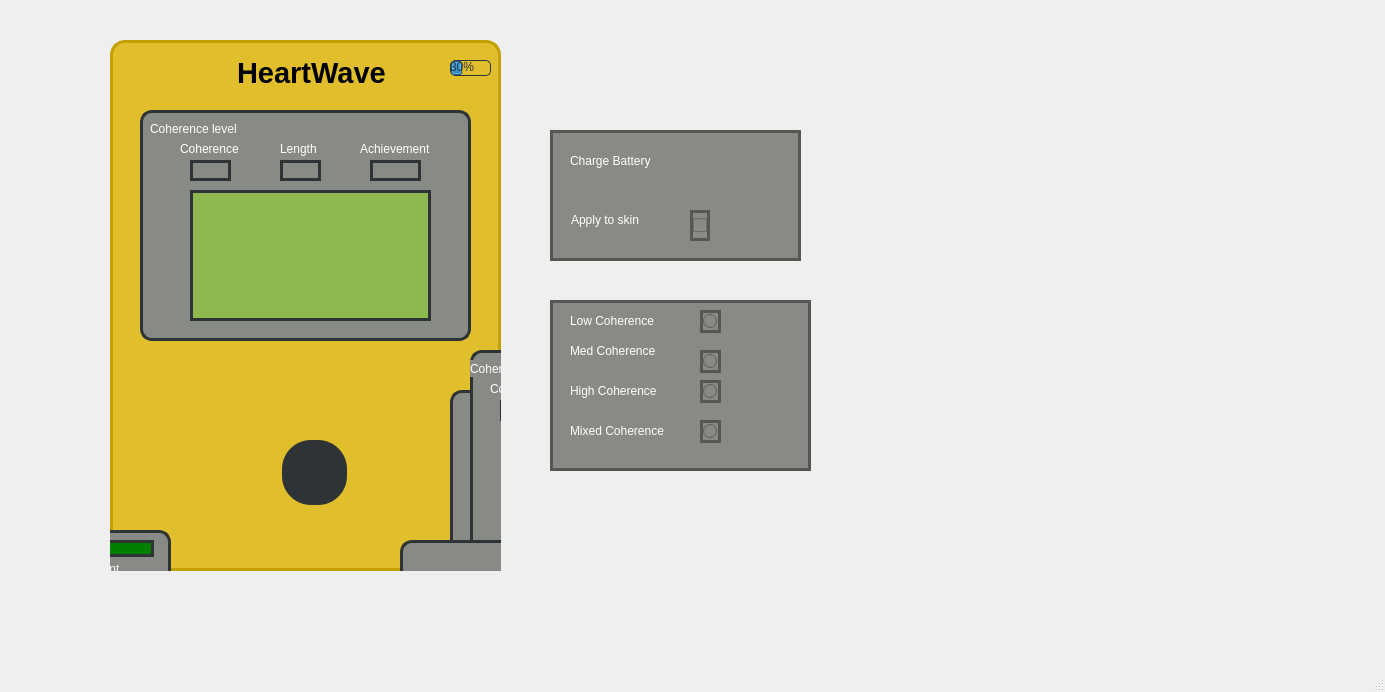
<?xml version="1.0" encoding="UTF-8"?>
<ui version="4.0">
 <class>MainWindow</class>
 <widget class="QMainWindow" name="MainWindow">
  <property name="geometry">
   <rect>
    <x>0</x>
    <y>0</y>
    <width>1385</width>
    <height>692</height>
   </rect>
  </property>
  <property name="windowTitle">
   <string>MainWindow</string>
  </property>
  <widget class="QWidget" name="centralwidget">
   <widget class="QWidget" name="widget" native="true">
    <property name="geometry">
     <rect>
      <x>110</x>
      <y>40</y>
      <width>391</width>
      <height>531</height>
     </rect>
    </property>
    <property name="styleSheet">
     <string notr="true">border: 3px solid rgb(196, 160, 0);
background-color: rgb(225, 191, 44);
border-radius: 15px;</string>
    </property>
    <widget class="QLabel" name="label">
     <property name="geometry">
      <rect>
       <x>127</x>
       <y>12</y>
       <width>171</width>
       <height>41</height>
      </rect>
     </property>
     <property name="sizeIncrement">
      <size>
       <width>0</width>
       <height>0</height>
      </size>
     </property>
     <property name="font">
      <font>
       <family>Ubuntu</family>
       <pointsize>22</pointsize>
       <weight>75</weight>
       <bold>true</bold>
      </font>
     </property>
     <property name="styleSheet">
      <string notr="true">border: none;
</string>
     </property>
     <property name="text">
      <string>HeartWave</string>
     </property>
    </widget>
    <widget class="QWidget" name="widget_2" native="true">
     <property name="geometry">
      <rect>
       <x>30</x>
       <y>70</y>
       <width>331</width>
       <height>231</height>
      </rect>
     </property>
     <property name="styleSheet">
      <string notr="true">background-color: rgb(136, 138, 133);
border: 3px solid rgb(46, 52, 54);
border-radius: 12px</string>
     </property>
     <widget class="QLabel" name="label_12">
      <property name="geometry">
       <rect>
        <x>40</x>
        <y>30</y>
        <width>71</width>
        <height>17</height>
       </rect>
      </property>
      <property name="styleSheet">
       <string notr="true">border: none;
color: rgb(255, 255, 255);
font: 75 12pt &quot;Ubuntu Condensed&quot;;
</string>
      </property>
      <property name="text">
       <string>Coherence</string>
      </property>
     </widget>
     <widget class="QLabel" name="label_13">
      <property name="geometry">
       <rect>
        <x>140</x>
        <y>30</y>
        <width>54</width>
        <height>17</height>
       </rect>
      </property>
      <property name="styleSheet">
       <string notr="true">border: none;
color: rgb(255, 255, 255);
font: 75 12pt &quot;Ubuntu Condensed&quot;;
</string>
      </property>
      <property name="text">
       <string>Length</string>
      </property>
     </widget>
     <widget class="QLabel" name="label_14">
      <property name="geometry">
       <rect>
        <x>220</x>
        <y>30</y>
        <width>81</width>
        <height>17</height>
       </rect>
      </property>
      <property name="styleSheet">
       <string notr="true">border: none;
color: rgb(255, 255, 255);
font: 75 12pt &quot;Ubuntu Condensed&quot;;
</string>
      </property>
      <property name="text">
       <string>Achievement</string>
      </property>
     </widget>
     <widget class="QLineEdit" name="coScore_2">
      <property name="geometry">
       <rect>
        <x>50</x>
        <y>50</y>
        <width>41</width>
        <height>21</height>
       </rect>
      </property>
     </widget>
     <widget class="QLineEdit" name="lenghtNum">
      <property name="geometry">
       <rect>
        <x>140</x>
        <y>50</y>
        <width>41</width>
        <height>21</height>
       </rect>
      </property>
     </widget>
     <widget class="QLineEdit" name="archNum_2">
      <property name="geometry">
       <rect>
        <x>230</x>
        <y>50</y>
        <width>51</width>
        <height>21</height>
       </rect>
      </property>
     </widget>
     <widget class="QLabel" name="label_15">
      <property name="geometry">
       <rect>
        <x>10</x>
        <y>10</y>
        <width>101</width>
        <height>17</height>
       </rect>
      </property>
      <property name="styleSheet">
       <string notr="true">border: none;
color: rgb(255, 255, 255);
font: 75 10pt &quot;Ubuntu Condensed&quot;;
</string>
      </property>
      <property name="text">
       <string>Coherence level</string>
      </property>
     </widget>
     <widget class="QListWidget" name="menuList">
      <property name="geometry">
       <rect>
        <x>50</x>
        <y>80</y>
        <width>241</width>
        <height>131</height>
       </rect>
      </property>
      <property name="styleSheet">
       <string notr="true">
border-bottom-right-radius: 12px;
border-bottom-left-radius: 12px;
background-color: rgb(144, 184, 80);
border-radius: 0;
color: rgb(0, 0, 0);
selection-background-color: rgb(122, 0, 0);
font: 12pt &quot;Ubuntu Mono&quot;;</string>
      </property>
      <property name="itemAlignment">
       <set>Qt::AlignCenter</set>
      </property>
     </widget>
    </widget>
    <widget class="QPushButton" name="backButton">
     <property name="geometry">
      <rect>
       <x>50</x>
       <y>320</y>
       <width>81</width>
       <height>31</height>
      </rect>
     </property>
     <property name="styleSheet">
      <string notr="true">QPushButton {
border: none;
background-color: transparent;
qproperty-iconAlignment: 'AlignVCenter | AlignHCenter';
}
</string>
     </property>
     <property name="text">
      <string/>
     </property>
     <property name="iconSize">
      <size>
       <width>33</width>
       <height>33</height>
      </size>
     </property>
    </widget>
    <widget class="QPushButton" name="menuButton">
     <property name="geometry">
      <rect>
       <x>274</x>
       <y>323</y>
       <width>80</width>
       <height>25</height>
      </rect>
     </property>
     <property name="styleSheet">
      <string notr="true">QPushButton {
border: none;
background-color: transparent;
}</string>
     </property>
     <property name="text">
      <string/>
     </property>
     <property name="iconSize">
      <size>
       <width>45</width>
       <height>45</height>
      </size>
     </property>
    </widget>
    <widget class="QPushButton" name="upButton">
     <property name="geometry">
      <rect>
       <x>164</x>
       <y>360</y>
       <width>80</width>
       <height>25</height>
      </rect>
     </property>
     <property name="styleSheet">
      <string notr="true">border: none;
color: rgb(255, 255, 255)
</string>
     </property>
     <property name="text">
      <string/>
     </property>
     <property name="iconSize">
      <size>
       <width>35</width>
       <height>35</height>
      </size>
     </property>
    </widget>
    <widget class="QPushButton" name="selectButton">
     <property name="geometry">
      <rect>
       <x>172</x>
       <y>400</y>
       <width>65</width>
       <height>65</height>
      </rect>
     </property>
     <property name="styleSheet">
      <string notr="true">border: none;
background-color: rgb(46, 52, 54);
border-radius: 29px;
width: 50px;
height: 50px;
</string>
     </property>
     <property name="text">
      <string/>
     </property>
    </widget>
    <widget class="QPushButton" name="downButton">
     <property name="geometry">
      <rect>
       <x>165</x>
       <y>480</y>
       <width>80</width>
       <height>25</height>
      </rect>
     </property>
     <property name="styleSheet">
      <string notr="true">border: none;
color: rgb(255, 255, 255)
</string>
     </property>
     <property name="text">
      <string/>
     </property>
     <property name="iconSize">
      <size>
       <width>35</width>
       <height>35</height>
      </size>
     </property>
    </widget>
    <widget class="QPushButton" name="leftButton">
     <property name="geometry">
      <rect>
       <x>60</x>
       <y>420</y>
       <width>80</width>
       <height>25</height>
      </rect>
     </property>
     <property name="styleSheet">
      <string notr="true">border: none;
color: rgb(255, 255, 255)
</string>
     </property>
     <property name="text">
      <string/>
     </property>
    </widget>
    <widget class="QPushButton" name="rightButton">
     <property name="geometry">
      <rect>
       <x>270</x>
       <y>420</y>
       <width>80</width>
       <height>25</height>
      </rect>
     </property>
     <property name="styleSheet">
      <string notr="true">border: none;
color: rgb(255, 255, 255)
</string>
     </property>
     <property name="text">
      <string/>
     </property>
    </widget>
    <widget class="QPushButton" name="powerButton">
     <property name="geometry">
      <rect>
       <x>-8</x>
       <y>9</y>
       <width>101</width>
       <height>51</height>
      </rect>
     </property>
     <property name="styleSheet">
      <string notr="true">
QPushButton {
image: url(:/icons/powerButton.png);
background-color: transparent;
border: none;
}

</string>
     </property>
     <property name="text">
      <string/>
     </property>
    </widget>
    <widget class="QProgressBar" name="batteryDisplay">
     <property name="geometry">
      <rect>
       <x>340</x>
       <y>20</y>
       <width>41</width>
       <height>16</height>
      </rect>
     </property>
     <property name="styleSheet">
      <string notr="true">
border: 1px solid rgb(46, 52, 54);
color: rgb(46, 52, 54);
border-radius: 5px;
height: 17px;
weight: 41px;
</string>
     </property>
     <property name="value">
      <number>30</number>
     </property>
    </widget>
    <widget class="QLabel" name="pulseIcon">
     <property name="geometry">
      <rect>
       <x>310</x>
       <y>20</y>
       <width>15</width>
       <height>15</height>
      </rect>
     </property>
     <property name="styleSheet">
      <string notr="true">border: none;
</string>
     </property>
     <property name="text">
      <string/>
     </property>
    </widget>
    <widget class="QWidget" name="historyScreen" native="true">
     <property name="geometry">
      <rect>
       <x>340</x>
       <y>350</y>
       <width>331</width>
       <height>231</height>
      </rect>
     </property>
     <property name="styleSheet">
      <string notr="true">background-color: rgb(136, 138, 133);
border: 3px solid rgb(46, 52, 54);
border-radius: 12px</string>
     </property>
     <widget class="QListWidget" name="historyMenu">
      <property name="geometry">
       <rect>
        <x>20</x>
        <y>10</y>
        <width>291</width>
        <height>201</height>
       </rect>
      </property>
      <property name="styleSheet">
       <string notr="true">border-bottom-right-radius: 12px;
border-bottom-left-radius: 12px;
background-color: rgb(144, 184, 80);
border-radius: 0;
color: rgb(0, 0, 0);
selection-background-color: rgb(122, 0, 0);
font: 12pt &quot;Ubuntu Mono&quot;;</string>
      </property>
      <property name="itemAlignment">
       <set>Qt::AlignCenter</set>
      </property>
     </widget>
     <widget class="QPushButton" name="deleteAllHistoryButton">
      <property name="geometry">
       <rect>
        <x>120</x>
        <y>210</y>
        <width>80</width>
        <height>25</height>
       </rect>
      </property>
      <property name="styleSheet">
       <string notr="true">background-color: rgb(136, 138, 133);
border: 3px solid rgb(85, 87, 83);
border: none;
font: 75 13pt &quot;Ubuntu Condensed&quot; ;
color: rgb(255, 255, 255);</string>
      </property>
      <property name="text">
       <string>Delete All</string>
      </property>
     </widget>
    </widget>
    <widget class="QWidget" name="sessionWindow" native="true">
     <property name="geometry">
      <rect>
       <x>360</x>
       <y>310</y>
       <width>331</width>
       <height>251</height>
      </rect>
     </property>
     <property name="styleSheet">
      <string notr="true">background-color: rgb(136, 138, 133);
border: 3px solid rgb(46, 52, 54);
border-radius: 12px</string>
     </property>
     <widget class="QProgressBar" name="breathPacer">
      <property name="geometry">
       <rect>
        <x>0</x>
        <y>230</y>
        <width>331</width>
        <height>21</height>
       </rect>
      </property>
      <property name="value">
       <number>0</number>
      </property>
     </widget>
     <widget class="QCustomPlot" name="qGraph" native="true">
      <property name="geometry">
       <rect>
        <x>50</x>
        <y>80</y>
        <width>201</width>
        <height>151</height>
       </rect>
      </property>
     </widget>
     <widget class="QLabel" name="label_2">
      <property name="geometry">
       <rect>
        <x>20</x>
        <y>30</y>
        <width>71</width>
        <height>17</height>
       </rect>
      </property>
      <property name="styleSheet">
       <string notr="true">border: none;
color: rgb(255, 255, 255);
font: 75 12pt &quot;Ubuntu Condensed&quot;;
</string>
      </property>
      <property name="text">
       <string>Coherence</string>
      </property>
     </widget>
     <widget class="QLineEdit" name="coScore">
      <property name="geometry">
       <rect>
        <x>30</x>
        <y>50</y>
        <width>41</width>
        <height>21</height>
       </rect>
      </property>
     </widget>
     <widget class="QLabel" name="label_3">
      <property name="geometry">
       <rect>
        <x>120</x>
        <y>30</y>
        <width>54</width>
        <height>17</height>
       </rect>
      </property>
      <property name="styleSheet">
       <string notr="true">border: none;
color: rgb(255, 255, 255);
font: 75 12pt &quot;Ubuntu Condensed&quot;;
</string>
      </property>
      <property name="text">
       <string>Length</string>
      </property>
     </widget>
     <widget class="QLineEdit" name="archNum">
      <property name="geometry">
       <rect>
        <x>220</x>
        <y>50</y>
        <width>51</width>
        <height>21</height>
       </rect>
      </property>
     </widget>
     <widget class="QLabel" name="label_4">
      <property name="geometry">
       <rect>
        <x>210</x>
        <y>30</y>
        <width>81</width>
        <height>17</height>
       </rect>
      </property>
      <property name="styleSheet">
       <string notr="true">border: none;
color: rgb(255, 255, 255);
font: 75 12pt &quot;Ubuntu Condensed&quot;;
</string>
      </property>
      <property name="text">
       <string>Achievement</string>
      </property>
     </widget>
     <widget class="QLabel" name="lowLevel">
      <property name="geometry">
       <rect>
        <x>110</x>
        <y>10</y>
        <width>54</width>
        <height>17</height>
       </rect>
      </property>
      <property name="styleSheet">
       <string notr="true">background-color:red</string>
      </property>
      <property name="text">
       <string/>
      </property>
     </widget>
     <widget class="QLabel" name="midLevel">
      <property name="geometry">
       <rect>
        <x>180</x>
        <y>10</y>
        <width>54</width>
        <height>17</height>
       </rect>
      </property>
      <property name="styleSheet">
       <string notr="true">background-color:yellow</string>
      </property>
      <property name="text">
       <string/>
      </property>
     </widget>
     <widget class="QLabel" name="highLevel">
      <property name="geometry">
       <rect>
        <x>260</x>
        <y>10</y>
        <width>54</width>
        <height>17</height>
       </rect>
      </property>
      <property name="styleSheet">
       <string notr="true">background-color:green</string>
      </property>
      <property name="text">
       <string/>
      </property>
     </widget>
     <widget class="QLabel" name="lengthNum">
      <property name="geometry">
       <rect>
        <x>120</x>
        <y>50</y>
        <width>54</width>
        <height>17</height>
       </rect>
      </property>
      <property name="text">
       <string/>
      </property>
     </widget>
     <widget class="QLabel" name="label_11">
      <property name="geometry">
       <rect>
        <x>0</x>
        <y>10</y>
        <width>101</width>
        <height>17</height>
       </rect>
      </property>
      <property name="styleSheet">
       <string notr="true">border: none;
color: rgb(255, 255, 255);
font: 75 10pt &quot;Ubuntu Condensed&quot;;
</string>
      </property>
      <property name="text">
       <string>Coherence level</string>
      </property>
     </widget>
    </widget>
    <widget class="QWidget" name="summaryWindow" native="true">
     <property name="geometry">
      <rect>
       <x>-270</x>
       <y>490</y>
       <width>331</width>
       <height>251</height>
      </rect>
     </property>
     <property name="styleSheet">
      <string notr="true">background-color: rgb(136, 138, 133);
border: 3px solid rgb(46, 52, 54);
border-radius: 12px</string>
     </property>
     <widget class="QCustomPlot" name="qGraph_2" native="true">
      <property name="geometry">
       <rect>
        <x>20</x>
        <y>80</y>
        <width>291</width>
        <height>151</height>
       </rect>
      </property>
     </widget>
     <widget class="QLabel" name="label_6">
      <property name="geometry">
       <rect>
        <x>20</x>
        <y>30</y>
        <width>71</width>
        <height>17</height>
       </rect>
      </property>
      <property name="styleSheet">
       <string notr="true">border: none;
color: rgb(255, 255, 255);
font: 75 12pt &quot;Ubuntu Condensed&quot;;
</string>
      </property>
      <property name="text">
       <string>Coherence</string>
      </property>
     </widget>
     <widget class="QLineEdit" name="coScoreSummary">
      <property name="geometry">
       <rect>
        <x>30</x>
        <y>50</y>
        <width>41</width>
        <height>21</height>
       </rect>
      </property>
     </widget>
     <widget class="QLabel" name="label_7">
      <property name="geometry">
       <rect>
        <x>120</x>
        <y>30</y>
        <width>54</width>
        <height>17</height>
       </rect>
      </property>
      <property name="styleSheet">
       <string notr="true">border: none;
color: rgb(255, 255, 255);
font: 75 12pt &quot;Ubuntu Condensed&quot;;
</string>
      </property>
      <property name="text">
       <string>Length</string>
      </property>
     </widget>
     <widget class="QLineEdit" name="achNumSummary">
      <property name="geometry">
       <rect>
        <x>220</x>
        <y>50</y>
        <width>51</width>
        <height>21</height>
       </rect>
      </property>
     </widget>
     <widget class="QLabel" name="label_8">
      <property name="geometry">
       <rect>
        <x>210</x>
        <y>30</y>
        <width>81</width>
        <height>17</height>
       </rect>
      </property>
      <property name="styleSheet">
       <string notr="true">border: none;
color: rgb(255, 255, 255);
font: 75 12pt &quot;Ubuntu Condensed&quot;;
</string>
      </property>
      <property name="text">
       <string>Achievement</string>
      </property>
     </widget>
     <widget class="QLabel" name="lowLevelSummary">
      <property name="geometry">
       <rect>
        <x>100</x>
        <y>10</y>
        <width>54</width>
        <height>17</height>
       </rect>
      </property>
      <property name="styleSheet">
       <string notr="true">background-color:red</string>
      </property>
      <property name="text">
       <string/>
      </property>
     </widget>
     <widget class="QLabel" name="midLevelSummary">
      <property name="geometry">
       <rect>
        <x>180</x>
        <y>10</y>
        <width>54</width>
        <height>17</height>
       </rect>
      </property>
      <property name="styleSheet">
       <string notr="true">background-color:yellow</string>
      </property>
      <property name="text">
       <string/>
      </property>
     </widget>
     <widget class="QLabel" name="highLevelSummary">
      <property name="geometry">
       <rect>
        <x>260</x>
        <y>10</y>
        <width>54</width>
        <height>17</height>
       </rect>
      </property>
      <property name="styleSheet">
       <string notr="true">background-color:green</string>
      </property>
      <property name="text">
       <string/>
      </property>
     </widget>
     <widget class="QLabel" name="lengthNumSummary">
      <property name="geometry">
       <rect>
        <x>120</x>
        <y>50</y>
        <width>54</width>
        <height>17</height>
       </rect>
      </property>
      <property name="text">
       <string/>
      </property>
     </widget>
     <widget class="QLabel" name="label_5">
      <property name="geometry">
       <rect>
        <x>0</x>
        <y>10</y>
        <width>101</width>
        <height>17</height>
       </rect>
      </property>
      <property name="styleSheet">
       <string notr="true">border: none;
color: rgb(255, 255, 255);
font: 75 10pt &quot;Ubuntu Condensed&quot;;
</string>
      </property>
      <property name="text">
       <string>Coherence level</string>
      </property>
     </widget>
     <widget class="QPushButton" name="deleteSingleSession">
      <property name="geometry">
       <rect>
        <x>130</x>
        <y>230</y>
        <width>80</width>
        <height>25</height>
       </rect>
      </property>
      <property name="styleSheet">
       <string notr="true">background-color: rgb(136, 138, 133);
border: 3px solid rgb(85, 87, 83);
border: none;
font: 75 13pt &quot;Ubuntu Condensed&quot; ;
color: rgb(255, 255, 255);</string>
      </property>
      <property name="text">
       <string>DELETE</string>
      </property>
     </widget>
    </widget>
    <widget class="QWidget" name="settingsWindow" native="true">
     <property name="geometry">
      <rect>
       <x>290</x>
       <y>500</y>
       <width>331</width>
       <height>231</height>
      </rect>
     </property>
     <property name="styleSheet">
      <string notr="true">background-color: rgb(136, 138, 133);
border: 3px solid rgb(46, 52, 54);
border-radius: 12px</string>
     </property>
     <widget class="QSpinBox" name="breathSpin">
      <property name="geometry">
       <rect>
        <x>240</x>
        <y>70</y>
        <width>71</width>
        <height>26</height>
       </rect>
      </property>
      <property name="minimum">
       <number>10</number>
      </property>
      <property name="maximum">
       <number>30</number>
      </property>
     </widget>
     <widget class="QLabel" name="label_16">
      <property name="geometry">
       <rect>
        <x>30</x>
        <y>70</y>
        <width>121</width>
        <height>17</height>
       </rect>
      </property>
      <property name="styleSheet">
       <string notr="true">border: none;
color: rgb(255, 255, 255);
font: 75 12pt &quot;Ubuntu Condensed&quot;;
</string>
      </property>
      <property name="text">
       <string>Breath Pacer</string>
      </property>
     </widget>
     <widget class="QLabel" name="label_17">
      <property name="geometry">
       <rect>
        <x>130</x>
        <y>20</y>
        <width>121</width>
        <height>17</height>
       </rect>
      </property>
      <property name="styleSheet">
       <string notr="true">border: none;
color: rgb(255, 255, 255);
font: 75 12pt &quot;Ubuntu Condensed&quot;;
</string>
      </property>
      <property name="text">
       <string>Settings</string>
      </property>
     </widget>
    </widget>
   </widget>
   <widget class="QWidget" name="widget_3" native="true">
    <property name="geometry">
     <rect>
      <x>550</x>
      <y>130</y>
      <width>251</width>
      <height>131</height>
     </rect>
    </property>
    <property name="styleSheet">
     <string notr="true">background-color: rgb(136, 138, 133);
border: 3px solid rgb(85, 87, 83)</string>
    </property>
    <widget class="QLabel" name="label_9">
     <property name="geometry">
      <rect>
       <x>20</x>
       <y>20</y>
       <width>101</width>
       <height>21</height>
      </rect>
     </property>
     <property name="styleSheet">
      <string notr="true">border: none;
font: 75 13pt &quot;Ubuntu Condensed&quot; ;
color: rgb(255, 255, 255);</string>
     </property>
     <property name="text">
      <string>Charge Battery</string>
     </property>
    </widget>
    <widget class="QLabel" name="label_10">
     <property name="geometry">
      <rect>
       <x>21</x>
       <y>79</y>
       <width>91</width>
       <height>21</height>
      </rect>
     </property>
     <property name="styleSheet">
      <string notr="true">border: none;
font: 75 13pt &quot;Ubuntu Condensed&quot; ;
color: rgb(255, 255, 255);</string>
     </property>
     <property name="text">
      <string>Apply to skin</string>
     </property>
    </widget>
    <widget class="QPushButton" name="chargeBattery">
     <property name="geometry">
      <rect>
       <x>120</x>
       <y>2</y>
       <width>81</width>
       <height>51</height>
      </rect>
     </property>
     <property name="styleSheet">
      <string notr="true">QPushButton {
border: none;
background-color: transparent;
}</string>
     </property>
     <property name="text">
      <string/>
     </property>
     <property name="iconSize">
      <size>
       <width>35</width>
       <height>35</height>
      </size>
     </property>
    </widget>
    <widget class="QCheckBox" name="pulseCheck">
     <property name="geometry">
      <rect>
       <x>140</x>
       <y>80</y>
       <width>20</width>
       <height>31</height>
      </rect>
     </property>
     <property name="styleSheet">
      <string notr="true">QCheckBox::indicator:pressed{
	background-color: white;
}</string>
     </property>
     <property name="text">
      <string/>
     </property>
     <property name="iconSize">
      <size>
       <width>20</width>
       <height>20</height>
      </size>
     </property>
     <property name="checkable">
      <bool>true</bool>
     </property>
     <property name="checked">
      <bool>false</bool>
     </property>
    </widget>
   </widget>
   <widget class="QWidget" name="widget_4" native="true">
    <property name="geometry">
     <rect>
      <x>550</x>
      <y>300</y>
      <width>261</width>
      <height>171</height>
     </rect>
    </property>
    <property name="styleSheet">
     <string notr="true">background-color: rgb(136, 138, 133);
border: 3px solid rgb(85, 87, 83)</string>
    </property>
    <widget class="QLabel" name="label_18">
     <property name="geometry">
      <rect>
       <x>20</x>
       <y>10</y>
       <width>111</width>
       <height>21</height>
      </rect>
     </property>
     <property name="styleSheet">
      <string notr="true">border: none;
font: 75 13pt &quot;Ubuntu Condensed&quot; ;
color: rgb(255, 255, 255);</string>
     </property>
     <property name="text">
      <string>Low Coherence</string>
     </property>
    </widget>
    <widget class="QLabel" name="label_19">
     <property name="geometry">
      <rect>
       <x>20</x>
       <y>40</y>
       <width>111</width>
       <height>21</height>
      </rect>
     </property>
     <property name="styleSheet">
      <string notr="true">border: none;
font: 75 13pt &quot;Ubuntu Condensed&quot; ;
color: rgb(255, 255, 255);</string>
     </property>
     <property name="text">
      <string>Med Coherence</string>
     </property>
    </widget>
    <widget class="QLabel" name="label_20">
     <property name="geometry">
      <rect>
       <x>20</x>
       <y>80</y>
       <width>111</width>
       <height>21</height>
      </rect>
     </property>
     <property name="styleSheet">
      <string notr="true">border: none;
font: 75 13pt &quot;Ubuntu Condensed&quot; ;
color: rgb(255, 255, 255);</string>
     </property>
     <property name="text">
      <string>High Coherence</string>
     </property>
    </widget>
    <widget class="QRadioButton" name="lowButton">
     <property name="geometry">
      <rect>
       <x>150</x>
       <y>10</y>
       <width>21</width>
       <height>23</height>
      </rect>
     </property>
     <property name="text">
      <string/>
     </property>
    </widget>
    <widget class="QRadioButton" name="medButton">
     <property name="geometry">
      <rect>
       <x>150</x>
       <y>50</y>
       <width>21</width>
       <height>23</height>
      </rect>
     </property>
     <property name="text">
      <string/>
     </property>
    </widget>
    <widget class="QRadioButton" name="highButton">
     <property name="geometry">
      <rect>
       <x>150</x>
       <y>80</y>
       <width>21</width>
       <height>23</height>
      </rect>
     </property>
     <property name="text">
      <string/>
     </property>
    </widget>
    <widget class="QLabel" name="label_21">
     <property name="geometry">
      <rect>
       <x>20</x>
       <y>120</y>
       <width>111</width>
       <height>21</height>
      </rect>
     </property>
     <property name="styleSheet">
      <string notr="true">border: none;
font: 75 13pt &quot;Ubuntu Condensed&quot; ;
color: rgb(255, 255, 255);</string>
     </property>
     <property name="text">
      <string>Mixed Coherence</string>
     </property>
    </widget>
    <widget class="QRadioButton" name="mixButton">
     <property name="geometry">
      <rect>
       <x>150</x>
       <y>120</y>
       <width>21</width>
       <height>23</height>
      </rect>
     </property>
     <property name="text">
      <string/>
     </property>
    </widget>
   </widget>
  </widget>
  <widget class="QMenuBar" name="menubar">
   <property name="geometry">
    <rect>
     <x>0</x>
     <y>0</y>
     <width>1385</width>
     <height>22</height>
    </rect>
   </property>
  </widget>
  <widget class="QStatusBar" name="statusbar"/>
 </widget>
 <customwidgets>
  <customwidget>
   <class>QCustomPlot</class>
   <extends>QWidget</extends>
   <header>qcustomplot.h</header>
   <container>1</container>
  </customwidget>
 </customwidgets>
 <resources/>
 <connections/>
</ui>
